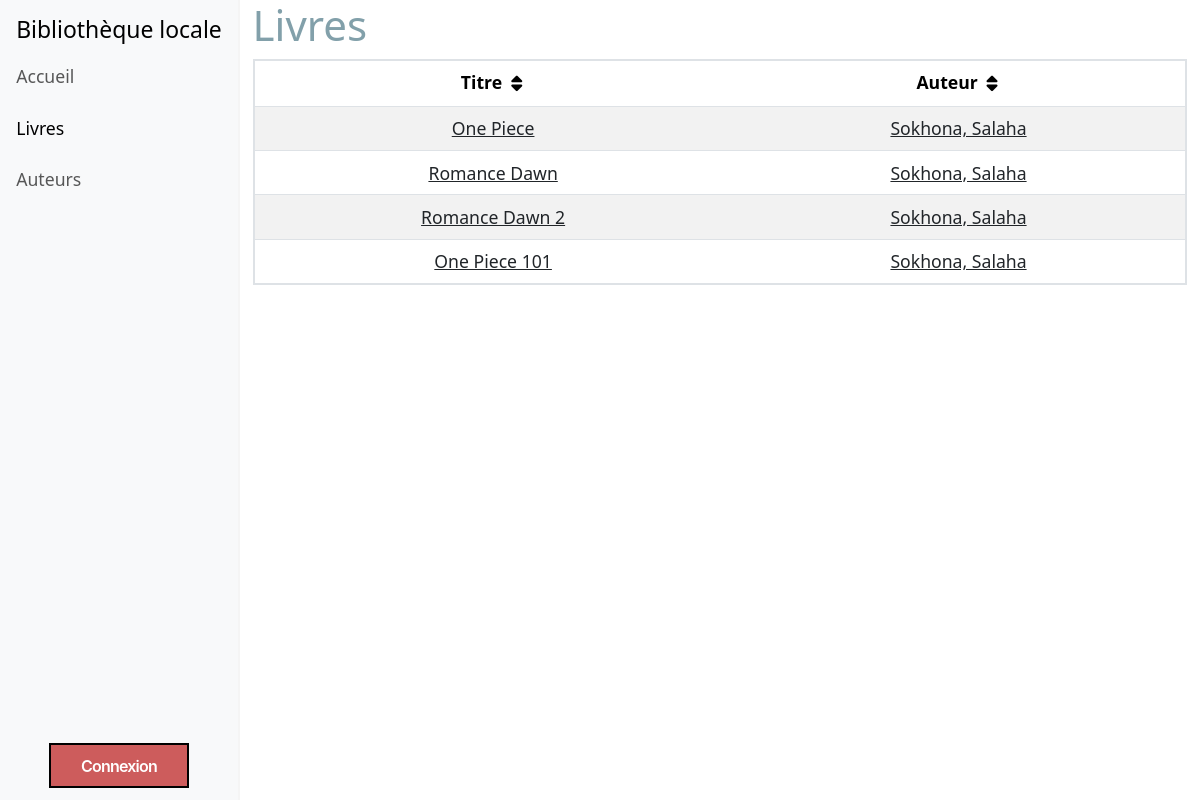
/catalog/books/, run on the app's committed database.
### catalog/models.py (models this page shows, shortened)
class Book(models.Model):
    title = models.CharField(max_length=200)
    author = models.ForeignKey('Author', on_delete=models.CASCADE, null=True)
    summary = models.TextField(
        max_length=1000, help_text='Enter a brief description of the book')
    isbn = models.CharField(
        'ISBN',
        max_length=13,
        help_text=
        '13 Character <a href="https://www.isbn-international.org/content/what-isbn">ISBN number</a>'
    )
    genre = models.ManyToManyField(Genre,
                                   help_text='Select a genre for this book')
    def get_absolute_url(self):
        return reverse('book-detail', args=[str(self.id)])
    def display_genre(self):
        return ', '.join(genre.name for genre in self.genre.all()[:3])
    display_genre.short_description = 'Genre'

class Author(models.Model):
    first_name = models.CharField(max_length=100)
    last_name = models.CharField(max_length=100)
    date_of_birth = models.DateField(null=True, blank=True)
    date_of_death = models.DateField('Died', null=True, blank=True)
    class Meta:
        ordering = ['last_name', 'first_name']
    def __str__(self):
        return f'{self.last_name}, {self.first_name}'

### catalog/views.py (the view, shortened to what this page needs)
# urls.py: path('books/', views.BookListView.as_view(), name='books'),
class BookListView(generic.ListView):
    model = Book
    context_object_name = 'books_list'
    queryset = Book.objects.all()
    paginate_by = 10
    template_name = 'books/books_list.html'

### catalog/templates/books/books_list.html (shortened to what this page needs)
{% extends "base_generic.html" %}
{% block css %}
{% load static %}
<link rel="stylesheet" href="{% static 'css/books_authors_list.css' %}">
{% endblock %}
{% block content %}
<main>
<h1>Livres</h1>
{% if books_list %}
<table class="table table-striped">
  <thead>
    <tr>
      <th scope="col"><button class="search-filter">Titre</button></th>
      <th scope="col"><button class="search-filter">Auteur</button></th>
    </tr>
  </thead>
  <tbody>
    {% for book in books_list %}
    <tr>
      <td><a href="{{ book.get_absolute_url }}">{{ book.title }}</a></td>
      <td><a href="{% url 'author-detail' book.author.id %}">{{ book.author }}</a></td>
    </tr>
    {% endfor %}
  </tbody>
</table>
{% else %}
<p>There are no books in the library.</p>
{% endif %}
</main>
{% endblock %}
{% block js %}
  {% load static %}
{% endblock %}

### catalog/static/css/base_generic.css (style rules this page uses)
@media (prefers-color-scheme: light) { :root { --font-color: black; --navbar-bg-color: rgb(248,249,250); --page-bg-color: rgb(255, 255, 255); --h1-color: #82A0AA; --card-bg: rgb(198, 198, 198); --card-border-color: rgb(208, 208, 208); --border-color: whitesmoke; } }
html, body { height: 100%; font-size: 105%; color: var(--font-color); background-color: var(--page-bg-color); }
h1, h2, h3, h4, h5, h6 { line-height: 1.2; font-weight: 300; }
h1 { color: var(--h1-color); }
a { color: inherit; }
table { text-align-last: center; border: 2px solid; }
table tr { vertical-align: middle; }

### catalog/static/css/books_authors_list.css (style rules this page uses)
.search-filter { width: 100%; padding: 0; text-align: start; font-weight: inherit; border: 0px; background: transparent; }
.search-filter:after { font-family: "Font Awesome 5 Free"; content: "\f0dc"; display: inline-block; padding-right: 3px; vertical-align: middle; font-weight: 900; margin-left: 2%; }

### data on the page
Book: title "One Piece", author "Sokhona, Salaha"
Book: title "Romance Dawn", author "Sokhona, Salaha"
Book: title "Romance Dawn 2", author "Sokhona, Salaha"
Book: title "One Piece 101", author "Sokhona, Salaha"
